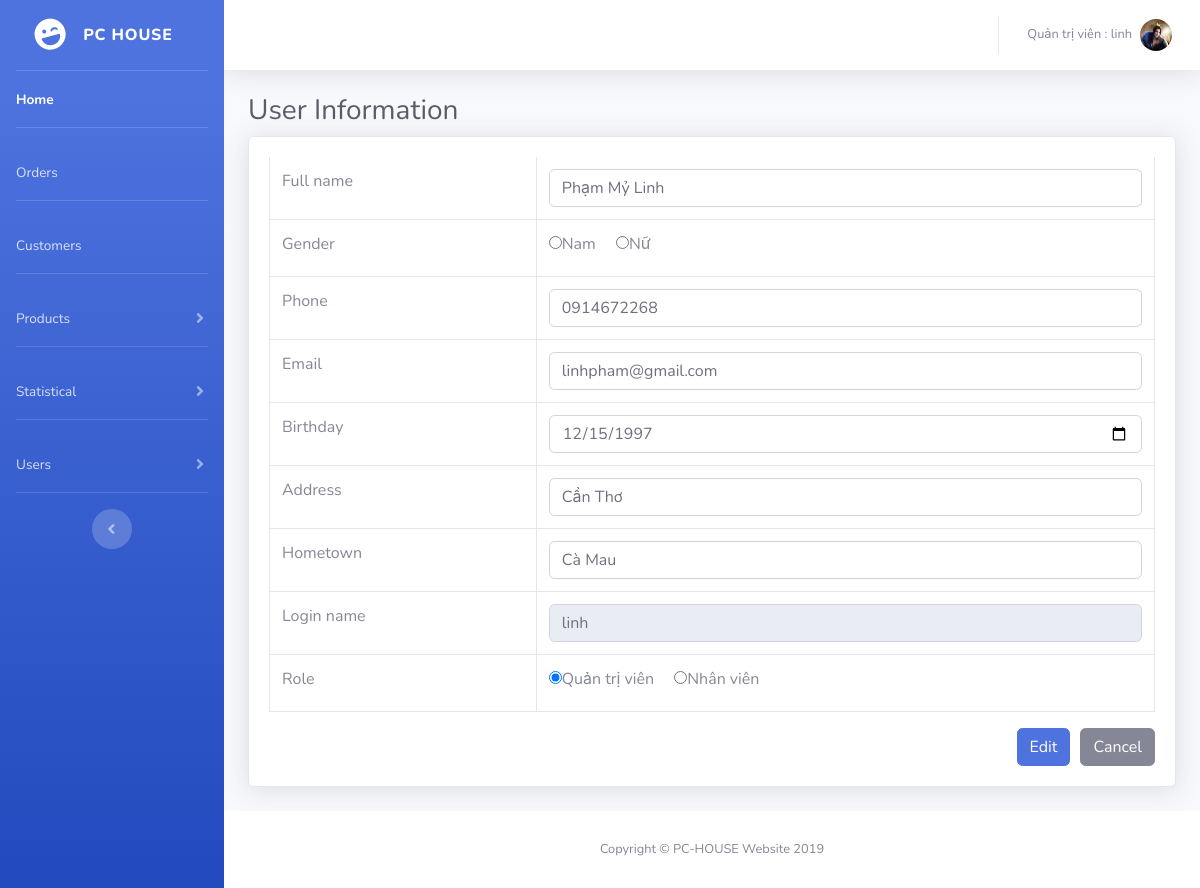
Page /users/user_edit.php?id=1 (signed in) on the committed database.
### tables this page shows
create table USERS
(
   U_ID                 int not null AUTO_INCREMENT,
   R_ID                 int not null,
   U_FULLNAME           varchar(50) not null,
   U_EMAIL              varchar(50) not null,
   U_ADDRESS            text not null,
   U_HOMETOWN           text not null,
   U_PHONE              varchar(11) not null,
   U_GENDER             varchar(10) not null,
   U_LOGINNAME          varchar(20) not null,
   U_PASSWORD           text not null,
   U_BIRTHDAY			date not null,
   primary key (U_ID)
);

### users/users.php (called while the page is built, shortened)
<?php
	include_once("../database.php");
	function get_user($id)
	{
		global $conn;
		$sql = "select u_id, u_fullname, u_gender, u_email, u_phone, u_address, u_hometown, u_loginname, u_birthday, r_id from users where u_id=$id";
		$query = mysqli_query($conn, $sql);
		$result = array();
		if (mysqli_num_rows($query) > 0)
		{
        	$row = mysqli_fetch_assoc($query);
        	$result = $row;
    	}
    	return $result;
	}
?>

### users/user_edit.php (the view, shortened to what this page needs)
<?php
	include_once("users.php");
?>
<!DOCTYPE html>
<html lang="vi">
<head>
	<?php
		include_once("../layout/meta_link.php");
	?>
</head>
<body id="page-top">
	<div id="wrapper">
		<?php
			include_once("../layout/sidebar.php");
		?>
		<div id="content-wrapper" class="d-flex flex-column">
      		<div id="content">
      			<?php
      				include_once("../layout/topbar.php");
      			?>
      			<div class="container-fluid">
      				<h1 class="h3 mb-2 text-gray-800">User Information</h1>
      				<?php
      					$id = isset($_GET['id']) ? (int)$_GET['id'] : '';
      					if ($id)
      					{
    						$user = get_user($id);
						}
      				?>
      				<form method="post">
      					<div class="card shadow mb-4">
      						<div class="card-body">
      							<div class="table-responsive">
      								<table class="table table-bordered" id="dataTable" width="100%" cellspacing="0">
					      				<tr>
						      				<td>Full name</td>
						      				<td>
						      					<input type="text" class="form-control" name="fullname" value="<?php echo $user['u_fullname']; ?>" maxlength="50" required>
						      				</td>
					      				</tr>
					      				<tr>
					      					<td>Gender</td>
					      					<td>
			                        			<label class="radio-inline"><input type="radio" name="gender" value="Nam" <?php if ($user['u_gender'] == 'Nam') echo 'checked' ?>>Nam&emsp;</label>
			                        			<label class="radio-inline"><input type="radio" name="gender" value="Nữ" <?php if ($user['u_gender'] == 'Nữ') echo 'checked' ?>>Nữ&emsp;</label>
			                    			</td>
					      				</tr>
					      				<tr>
					      					<td>Phone</td>
					      					<td>
					      						<input type="text" class="form-control" name="phone" value="<?php echo $user['u_phone']; ?>" pattern="[0-9]{10,11}" title="Số điện thoại gồm 10 hoặc 11 chữ số!" required>
					      					</td>
					      				</tr>
					      				<tr>
					      					<td>Email</td>
					      					<td>
					      						<input type="email" class="form-control" name="email" value="<?php echo $user['u_email']; ?>" maxlength="50" required>
					      					</td>
					      				</tr>
					      				<tr>
					      					<td>Birthday</td>
					      					<td>
					      						<input type="date" class="form-control" name="birthday" value="<?php echo $user['u_birthday']; ?>" required>
					      					</td>
					      				</tr>
					      				<tr>
					      					<td>Address</td>
					      					<td>
					      						<input type="text" class="form-control" name="address" value="<?php echo $user['u_address']; ?>" required>
					      					</td>
					      				</tr>
					      				<tr>
					      					<td>Hometown</td>
					      					<td>
					      						<input type="text" class="form-control" name="hometown" value="<?php echo $user['u_hometown']; ?>" required>
					      					</td>
					      				</tr>
					      				<tr>
					      					<td>Login name</td>
					      					<td>
					      						<input type="text" class="form-control" name="loginname" value="<?php echo $user['u_loginname']; ?>" readonly>
					      					</td>
					      				</tr>
					      				<tr>
					      					<td>Role</td>
					      					<td>
			                        			<label class="radio-inline"><input type="radio" name="role" value="1" <?php if ($user['r_id'] == '1') echo 'checked' ?>>Quản trị viên&emsp;</label>
			                        			<label class="radio-inline"><input type="radio" name="role" value="2" <?php if ($user['r_id'] == '2') echo 'checked' ?>>Nhân viên&emsp;</label>
					      					</td>
					      				</tr>
      								</table>
      								<a href="user_list.php" style="float: right;" class="btn btn-secondary">Cancel</a>
      								<input type="submit" style="float: right; margin-right: 10px" class="btn btn-primary" name="edituser" value="Edit">
      							</div>
      						</div>
      					</div>
      				</form>
      			</div>
      		</div>
      		<?php
      			include_once("../layout/footer.php");
      		?>
		</div>
	</div>
</body>
</html>

### rows in the picture
users: fullname "Phạm Mỷ Linh", U_GENDER "☐ Nam", U_GENDER "☐ Nữ", phone "0914672268", email "linhpham@gmail.com", birthday "12/15/1997", address "Cần Thơ", hometown "Cà Mau", loginname "linh", R_ID "☑ Quản trị viên", R_ID "☐ Nhân viên"

### other values in the picture
$_SESSION["r_name"] "Quản trị viên"
$_SESSION["u_loginname"] "linh"
